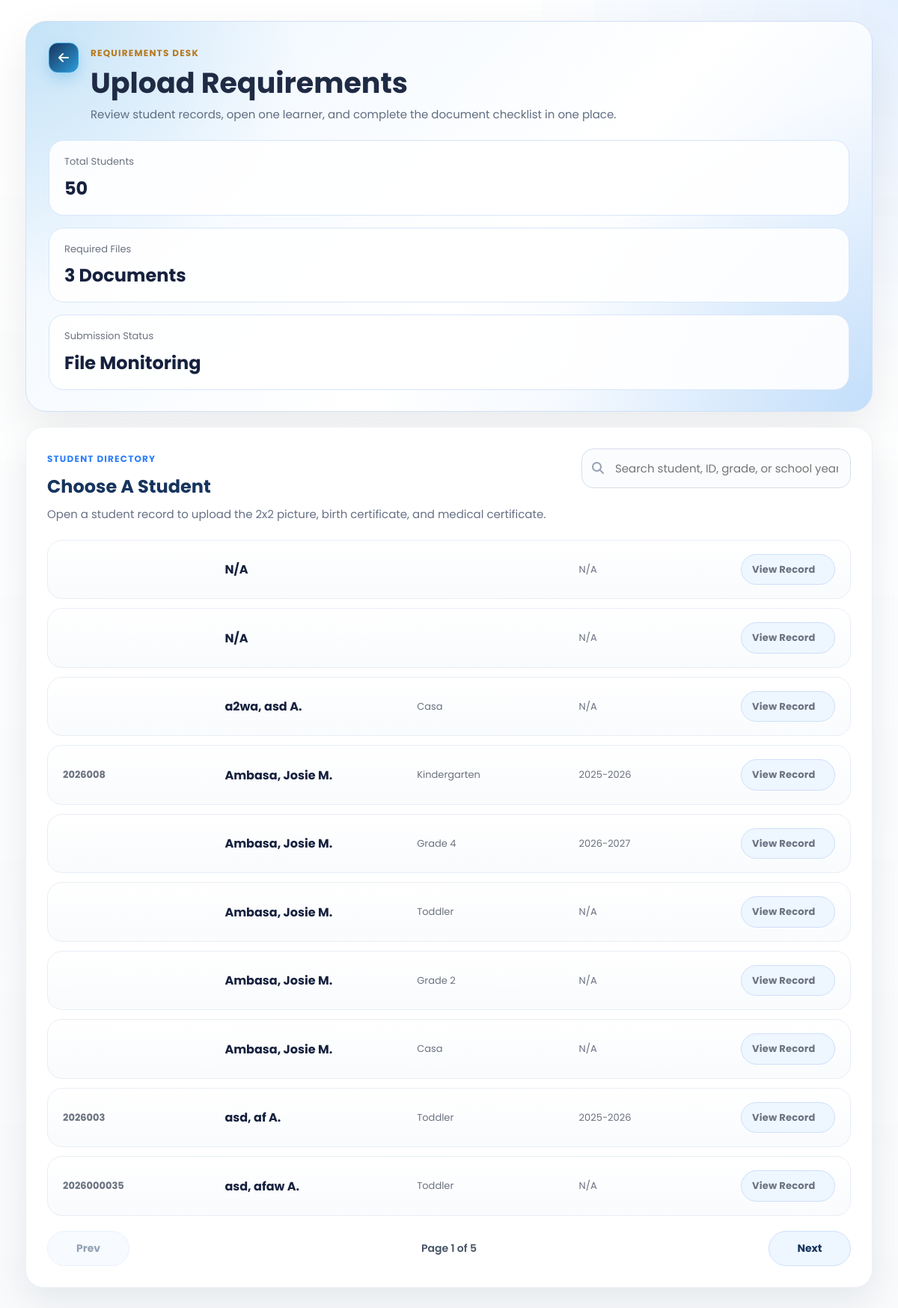
The page /SmartEnroll/requirements_upload.php on the database its author committed.
### tables this page shows
CREATE TABLE `enrollments` (
  `id` int(11) NOT NULL,
  `grade_level` varchar(50) DEFAULT NULL,
  `student_id` varchar(20) DEFAULT NULL,
  `school_year` varchar(20) DEFAULT NULL,
  `completion_date` date DEFAULT NULL,
  `learner_lname` varchar(100) DEFAULT NULL,
  `learner_fname` varchar(100) DEFAULT NULL,
  `learner_mname` varchar(100) DEFAULT NULL,
  `learner_ext` varchar(20) DEFAULT NULL,
  `nickname` varchar(100) DEFAULT NULL,
  `sex` varchar(20) DEFAULT NULL,
  `dob` varchar(20) DEFAULT NULL,
  `age` int(11) DEFAULT NULL,
  `mother_tongue` varchar(100) DEFAULT NULL,
  `religion` varchar(100) DEFAULT NULL,
  `email` varchar(150) DEFAULT NULL,
  `province` varchar(100) DEFAULT NULL,
  `municipality` varchar(100) DEFAULT NULL,
  `barangay` varchar(100) DEFAULT NULL,
  `street` varchar(150) DEFAULT NULL,
  `father_lname` varchar(100) DEFAULT NULL,
  `father_fname` varchar(100) DEFAULT NULL,
  `father_mname` varchar(100) DEFAULT NULL,
  `father_occ` varchar(100) DEFAULT NULL,
  `father_contact` varchar(50) DEFAULT NULL,
  `mother_lname` varchar(100) DEFAULT NULL,
  `mother_fname` varchar(100) DEFAULT NULL,
  `mother_mname` varchar(100) DEFAULT NULL,
  `mother_occ` varchar(100) DEFAULT NULL,
  `mother_contact` varchar(50) DEFAULT NULL,
  `mother_maiden` varchar(100) DEFAULT NULL,
  `guardian_type` varchar(50) DEFAULT NULL,
  `guardian_lname` varchar(100) DEFAULT NULL,
  `guardian_fname` varchar(100) DEFAULT NULL,
  `guardian_mname` varchar(100) DEFAULT NULL,
  `guardian_occ` varchar(100) DEFAULT NULL,
  `guardian_contact` varchar(50) DEFAULT NULL,
  `emergency1_name` varchar(150) DEFAULT NULL,
  `emergency1_relationship` varchar(100) DEFAULT NULL,
  `emergency1_contact` varchar(50) DEFAULT NULL,
  `emergency2_name` varchar(150) DEFAULT NULL,
  `emergency2_relationship` varchar(100) DEFAULT NULL,
  `emergency2_contact` varchar(50) DEFAULT NULL,
  `emergency3_name` varchar(150) DEFAULT NULL,
  `emergency3_relationship` varchar(100) DEFAULT NULL,
  `emergency3_contact` varchar(50) DEFAULT NULL,
  `special_needs` text DEFAULT NULL,
  `medication` varchar(10) DEFAULT NULL,
  `medication_details` text DEFAULT NULL,
  `created_at` timestamp NOT NULL DEFAULT current_timestamp()
);

### SmartEnroll/requirements_upload.php (the view, shortened to what this page needs)
<?php
$students = [];
$error = '';
$search = trim((string)($_GET['q'] ?? ''));
$page = max(1, (int)($_GET['page'] ?? 1));
$perPage = 10;
$totalStudents = 0;
$filteredStudents = 0;
$totalPages = 1;
function format_name(array $row): string
{
    $m = trim((string)($row['learner_mname'] ?? ''));
    $mi = $m !== '' ? strtoupper(mb_substr($m, 0, 1)) . '.' : '';
    $full = trim(
        ($row['learner_lname'] ?? '') . ', ' .
        ($row['learner_fname'] ?? '') . ' ' . $mi
    );
    return trim(preg_replace('/\s+/', ' ', $full), ' ,');
}
try {
    $conn = new mysqli('127.0.0.1', 'root', '', 'smartenroll');
    $conn->set_charset('utf8mb4');
    $searchSql = '';
    $searchTypes = '';
    $searchValues = [];
    $totalCountResult = $conn->query("SELECT COUNT(*) AS total FROM enrollments");
    $totalStudents = (int)(($totalCountResult->fetch_assoc()['total'] ?? 0));
    $countStmt = $conn->prepare(
        "SELECT COUNT(*) AS total
         FROM enrollments
         $searchSql"
    );
    $countStmt->execute();
    $filteredStudents = (int)(($countStmt->get_result()->fetch_assoc()['total'] ?? 0));
    $totalPages = max(1, (int)ceil($filteredStudents / $perPage));
    $offset = ($page - 1) * $perPage;
    $studentStmt = $conn->prepare(
        "SELECT id, student_id, learner_lname, learner_fname, learner_mname, grade_level, school_year
         FROM enrollments
         $searchSql
         ORDER BY learner_lname ASC, learner_fname ASC, id DESC
         LIMIT ? OFFSET ?"
    );
    $queryTypes = $searchTypes . 'ii';
    $queryValues = array_merge($searchValues, [$perPage, $offset]);
    $studentStmt->bind_param($queryTypes, ...$queryValues);
    $studentStmt->execute();
    $result = $studentStmt->get_result();
    while ($row = $result->fetch_assoc()) {
        $students[] = $row;
    }
} catch (Throwable $e) {
    $error = $e->getMessage();
}
?>
<!DOCTYPE html>
<html lang="en">
<head>
    <link rel="stylesheet" href="css/style.css">
    <link rel="stylesheet" href="css/requirements_upload.css">
    <link rel="stylesheet" href="https://cdnjs.cloudflare.com/ajax/libs/font-awesome/6.5.0/css/all.min.css">
</head>
<body class="dashboard-page dashboard-white-page">
<main class="dashboard-main requirements-main">
    <section class="requirements-hero">
        <div class="requirements-hero-top">
            <a href="dashboard.php" class="dashboard-link back-left"><i class="fa-solid fa-arrow-left"></i></a>
            <div class="requirements-hero-copy">
                <span class="eyebrow eyebrow-gold">Requirements Desk</span>
                <h1>Upload Requirements</h1>
                <p>Review student records, open one learner, and complete the document checklist in one place.</p>
            </div>
        </div>
        <div class="requirements-hero-stats">
            <div class="hero-stat">
                <span>Total Students</span>
                <strong><?php echo $totalStudents; ?></strong>
            </div>
            <div class="hero-stat">
                <span>Required Files</span>
                <strong>3 Documents</strong>
            </div>
            <div class="hero-stat">
                <span>Submission Status</span>
                <strong>File Monitoring</strong>
            </div>
        </div>
    </section>
    <section class="requirements-directory">
        <div class="requirements-directory-head">
            <div>
                <span class="eyebrow eyebrow-blue">Student Directory</span>
                <h2>Choose A Student</h2>
                <p>Open a student record to upload the 2x2 picture, birth certificate, and medical certificate.</p>
            </div>
            <form method="get" action="requirements_upload.php" class="requirements-search">
                <i class="fa-solid fa-magnifying-glass"></i>
                <input id="requirementsSearch" name="q" type="text" value="<?php echo htmlspecialchars($search); ?>" placeholder="Search student, ID, grade, or school year">
            </form>
        </div>
        <?php if (!$error && empty($students)): ?>
            <div class="requirements-empty">No students found.</div>
        <?php else: ?>
            <div class="requirements-directory-table" id="requirementsStudentList">
                <?php foreach ($students as $student): ?>
                    <?php $fullName = format_name($student) ?: 'N/A'; ?>
                    <a
                        class="requirements-student-row"
                        href="requirements_upload_details.php?student_id=<?php echo urlencode((string)$student['student_id']); ?>"
                    >
                        <span class="student-row-id"><?php echo htmlspecialchars((string)($student['student_id'] ?? '')); ?></span>
                        <strong class="student-row-name"><?php echo htmlspecialchars($fullName); ?></strong>
                        <span class="student-row-grade"><?php echo htmlspecialchars((string)($student['grade_level'] ?? 'N/A')); ?></span>
                        <span class="student-row-year"><?php echo htmlspecialchars((string)($student['school_year'] ?? 'N/A')); ?></span>
                        <span class="requirements-open-btn">View Record</span>
                    </a>
                <?php endforeach; ?>
            </div>
            <?php if (!$error && $filteredStudents > 0): ?>
                <div class="requirements-pagination">
                    <?php
                    $prevPage = max(1, $page - 1);
                    $nextPage = min($totalPages, $page + 1);
                    $prevQuery = http_build_query(array_filter(['q' => $search, 'page' => $prevPage], static fn($value) => $value !== '' && $value !== null));
                    $nextQuery = http_build_query(array_filter(['q' => $search, 'page' => $nextPage], static fn($value) => $value !== '' && $value !== null));
                    ?>
                    <a class="requirements-page-btn <?php echo $page <= 1 ? 'disabled' : ''; ?>" href="<?php echo $page <= 1 ? '#' : 'requirements_upload.php?' . $prevQuery; ?>">Prev</a>
                    <span class="requirements-page-status">Page <?php echo $page; ?> of <?php echo $totalPages; ?></span>
                    <a class="requirements-page-btn <?php echo $page >= $totalPages ? 'disabled' : ''; ?>" href="<?php echo $page >= $totalPages ? '#' : 'requirements_upload.php?' . $nextQuery; ?>">Next</a>
                </div>
            <?php endif; ?>
        <?php endif; ?>
    </section>
</main>
</body>
</html>

### SmartEnroll/css/style.css (style rules this page uses)
* { margin: 0; padding: 0; box-sizing: border-box; font-family: 'Poppins', sans-serif; }
:root { --logo-blue: #19325a; --logo-blue-light: #1e88e5; --logo-yellow: #fdd835; --logo-yellow-soft: #ffe970; --logo-green: #43a047; }
body, html { height: 100%; color: #fff; }
html { scroll-behavior: smooth; }
body { background: #0f172a; }
.eyebrow { text-transform: uppercase; letter-spacing: 1.4px; font-size: 12px; color: #6b7280; margin-bottom: 8px; font-weight: 600; }
.dashboard-page { background: linear-gradient(135deg, rgba(12, 25, 47, 0.72), rgba(25, 50, 90, 0.48)), #f5f6f8; color: #1b1f2a; position: relative; min-height: 100vh; overflow-x: hidden; }
.dashboard-page::before { content: ""; position: fixed; inset: 0; background: linear-gradient(135deg, rgba(12, 25, 47, 0.5), rgba(25, 50, 90, 0.18)), url('../assets/img1.jpg') center center / cover no-repeat; filter: blur(5px) saturate(1.05); transform: scale(1.05); z-index: 0; }
.dashboard-page::after { content: ""; position: fixed; inset: 0; background: radial-gradient(circle at top right, rgba(253, 216, 53, 0.22), transparent 28%), linear-gradient(180deg, rgba(255, 255, 255, 0.08), rgba(255, 255, 255, 0.16)); z-index: 0; pointer-events: none; }
.dashboard-page.dashboard-white-page { background: #f8fafc; }
.dashboard-page.dashboard-white-page::before { display: none; }
.dashboard-page.dashboard-white-page::after { background: radial-gradient(circle at top right, rgba(219, 234, 254, 0.72), transparent 24%), linear-gradient(180deg, rgba(255, 255, 255, 0.96), rgba(248, 250, 252, 1)); }
.dashboard-main { width: min(1680px, calc(100vw - 40px)); max-width: 1680px; margin: 0 auto; padding: 42px 20px 56px; position: relative; z-index: 1; }
.dashboard-link { text-decoration: none; color: var(--logo-blue); font-weight: 700; background: rgba(253, 216, 53, 0.95); padding: 12px 18px; border-radius: 999px; box-shadow: 0 10px 24px rgba(253, 216, 53, 0.26); transition: transform 0.2s ease, box-shadow 0.2s ease, background 0.2s ease; }

### rows shown on the page
enrollments: fullName "N/A", school_year "N/A"
enrollments: fullName "N/A", school_year "N/A"
enrollments: fullName "a2wa, asd A.", grade_level "Casa", school_year "N/A"
enrollments: student "2026008", fullName "Ambasa, Josie M.", grade_level "Kindergarten", school_year "2025-2026"
enrollments: fullName "Ambasa, Josie M.", grade_level "Grade 4", school_year "2026-2027"
enrollments: fullName "Ambasa, Josie M.", grade_level "Toddler", school_year "N/A"
enrollments: fullName "Ambasa, Josie M.", grade_level "Grade 2", school_year "N/A"
enrollments: fullName "Ambasa, Josie M.", grade_level "Casa", school_year "N/A"
enrollments: student "2026003", fullName "asd, af A.", grade_level "Toddler", school_year "2025-2026"
enrollments: student "2026000035", fullName "asd, afaw A.", grade_level "Toddler", school_year "N/A"

### other values the page prints
$totalStudents "50"
$page "1"
$totalPages "5"
